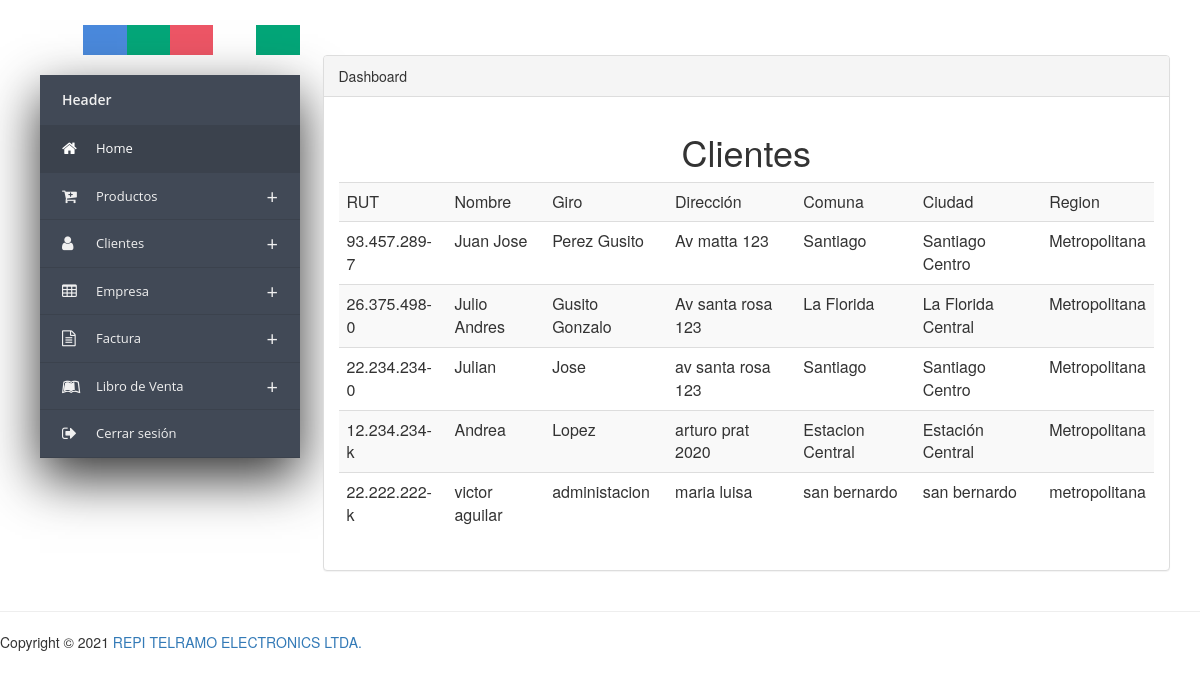
Page /Presentacion/admin/ClientListar.php on the earlier database version.
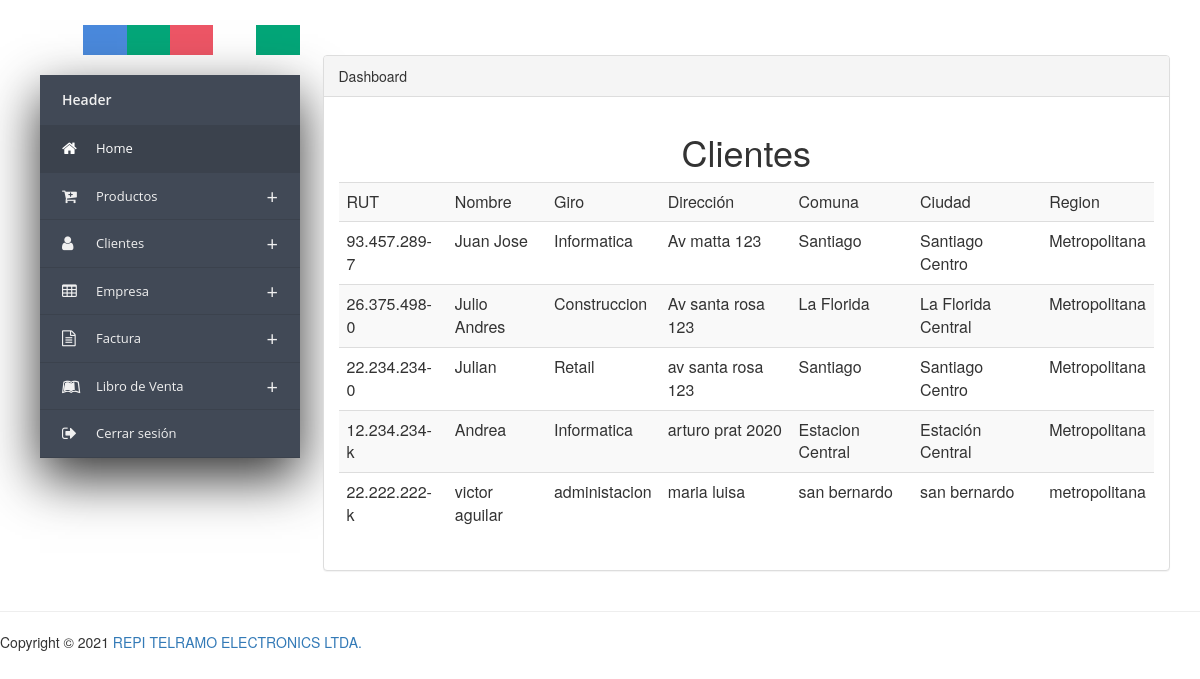
Same page on the later database version.
### tables this page shows
CREATE TABLE `cliente` (
  `Rut` varchar(13) NOT NULL,
  `Nombre` varchar(100) NOT NULL,
  `Giro` varchar(100) NOT NULL,
  `Direccion` varchar(100) NOT NULL,
  `Comuna` varchar(50) NOT NULL,
  `Ciudad` varchar(50) NOT NULL,
  `Region` varchar(100) NOT NULL
);

### Presentacion/admin/ClientListar.php (the view, shortened to what this page needs)
<html lang="en">
    <head>
        <link href="../Estilos/css/AdminEstilo.css" rel="stylesheet" >
        <link rel="stylesheet" href="https://maxcdn.bootstrapcdn.com/bootstrap/3.3.7/css/bootstrap.min.css">
        <link rel="stylesheet" href="https://maxcdn.bootstrapcdn.com/font-awesome/4.7.0/css/font-awesome.min.css">
        <link href="//netdna.bootstrapcdn.com/bootstrap/3.2.0/css/bootstrap.min.css" rel="stylesheet" id="bootstrap-css">
    </head>
    <body>
		<?php
			$cone = new Conexion();
			$query = "SELECT * FROM cliente";
			$cons = $cone->query($query);
			$cons->execute();
			$cadena = $cons->fetchALL();
		?>
	<div class="container-fluid main-container">
	<?php include 'MenuAdmin.php'; ?>
		<br>
		<br>
		<br>
		<div class="col-md-9 content">
            <div class="panel panel-default">
                <div class="panel-heading">
                    Dashboard
                </div>
                <div class="panel-body">
				<center>
                        <h1>Clientes</h1>
                        <table class="table table-striped">
							<tbody>
								<tr>
									<td>RUT</td><td>Nombre</td><td>Giro</td><td>Dirección</td><td>Comuna</td><td>Ciudad</td><td>Region</td>
								</tr>
								<?php
									foreach ($cadena as $row):
										echo '<tr><td>'.$row[0].'</td><td>'.$row[1].'</td><td>'.$row[2].'</td><td>'.
										$row[3].'</td><td>'.$row[4].'</td><td>'.$row[5].'</td><td>'.$row[6].'</td></tr>';
									endforeach;
								?>
							</tbody>
                        </table>
                </center>
                </div>
				</div>
            </div>
		</div>
		<footer class="pull-left footer">
			<p class="col-md-12">
				<hr class="divider">
				Copyright &COPY; 2021 <a href="http://www.pingpong-labs.com">REPI TELRAMO ELECTRONICS LTDA.</a>
			</p>
		</footer>
    </body>
</html>

### Presentacion/admin/MenuAdmin.php (shortened to what this page needs)
<div class="col-md-3 sidebar">
			<ul class="nav nav-pills nav-stacked">
			<div class="contentt ">
			<div class="colors">
				<a class="default" href="javascript:void(0)"></a>
				<a class="blue" href="javascript:void(0)"></a>
				<a class="green" href="javascript:void(0)"></a>
				<a class="red" href="javascript:void(0)"></a>
				<a class="white" href="javascript:void(0)"></a>
				<a class="black" href="javascript:void(0)"></a>
			</div>
			<div id="jquery-accordion-menu" class="jquery-accordion-menu nav nav-pills nav-stacked">
				<div class="jquery-accordion-menu-header">Header </div>
				<ul>
					<li class="active"><a href="#"><i class="fa fa-home"></i>Home </a></li>
					<li><a href="#"><i class="fa fa-cart-plus"></i>Productos</a>
					</li>
					<li><a href="#"><i class="fa fa-user"></i>Clientes</a>
						</li>
					<li><a href="#"><i class="fa fa-table"></i>Empresa</a>
					</li>
					<li><a href="#"><i class="fa fa-file-text-o"></i>Factura</a>
					</li>
					<li><a href="LibroVenta"><i class="fa fa-leanpub" aria-hidden="true"></i>Libro de Venta</a>
					</li>
					<li><a href="../../Controladores/ValidadorLogin.php?btn=cerrar"><i class="fa fa-sign-out" aria-hidden="true"></i>Cerrar sesión</a></li>
				</div>
			</div>
		</ul>
	</div>

### Presentacion/Estilos/css/AdminEstilo.css (style rules this page uses)
* { box-sizing:border-box; -moz-box-sizing:border-box; -webkit-box-sizing:border-box; }
body { background: #f0f0f0; }
.contentt { width: 1px; margin: 10px; }
.colors { width: 260px; float: left; margin: 20px auto; }
.colors a { width: 43.3px; height: 30px; float: left; }
.colors .green { background: #03A678; }
.colors .blue { background: #4A89DC; }
.colors .red { background: #ED5565; }
.colors .white { background: #fff; }
.colors .black { background: #03A678; }
.jquery-accordion-menu,.jquery-accordion-menu * { font-family:'Open Sans',sans-serif;box-sizing:border-box;-moz-box-sizing:border-box;-webkit-box-sizing:border-box;outline:0 }
.jquery-accordion-menu { min-width:260px;float:left;position:relative;box-shadow:0 20px 50px #333 }
.jquery-accordion-menu .jquery-accordion-menu-footer,.jquery-accordion-menu .jquery-accordion-menu-header { width:100%;height:50px;padding-left:22px;float:left;line-height:50px;font-weight:600;color:#f0f0f0;background:#414956 }
.jquery-accordion-menu ul { margin:0;padding:0;list-style:none }
.jquery-accordion-menu ul li { width:100%;display:block;float:left;position:relative }
.jquery-accordion-menu ul li a { width:100%;padding:14px 22px;float:left;text-decoration:none;color:#f0f0f0;font-size:13px;background:#414956;white-space:nowrap;position:relative;overflow:hidden;-o-transition:color .2s linear,background .2s linear;-moz-transition:color .2s linear,background .2s linear;-webkit-transition:color .2s linear,background .2s linear;transition:color .2s linear,background .2s linear }
.jquery-accordion-menu>ul>li.active>a,.jquery-accordion-menu>ul>li:hover>a { color:#fff;background:#3b424d }
.jquery-accordion-menu>ul>li>a { border-bottom:solid 1px #3b424d }
.jquery-accordion-menu ul li a i { width:34px;float:left;line-height:18px;font-size:16px;text-align:left }
.sidebar { padding-left: 0; }
.main-container { background: #FFF; padding-top: 15px; margin-top: -20px; }
.footer { width: 100%; }

Differences in the rows shown:
changed cliente "Juan Jose": Giro "Perez Gusito" → "Informatica"
changed cliente "Julio Andres": Giro "Gusito Gonzalo" → "Construccion"
changed cliente "Julian": Giro "Jose" → "Retail"
changed cliente "Andrea": Giro "Lopez" → "Informatica"
